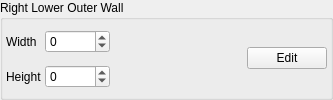
        <widget class="QGroupBox" name="groupBox_3">
         <property name="title">
          <string>Right Lower Outer Wall</string>
         </property>
         <layout class="QGridLayout" name="gridLayout_8">
          <property name="leftMargin">
           <number>3</number>
          </property>
          <property name="topMargin">
           <number>3</number>
          </property>
          <property name="rightMargin">
           <number>3</number>
          </property>
          <property name="bottomMargin">
           <number>3</number>
          </property>
          <property name="spacing">
           <number>3</number>
          </property>
          <item row="0" column="2" rowspan="2">
           <widget class="QLabel" name="lblRLOWallTex1">
            <property name="sizePolicy">
             <sizepolicy hsizetype="Fixed" vsizetype="Fixed">
              <horstretch>0</horstretch>
              <verstretch>0</verstretch>
             </sizepolicy>
            </property>
            <property name="minimumSize">
             <size>
              <width>64</width>
              <height>64</height>
             </size>
            </property>
            <property name="text">
             <string/>
            </property>
           </widget>
          </item>
          <item row="0" column="1">
           <widget class="QSpinBox" name="sbRLOWallHOffset">
            <property name="minimum">
             <number>-65535</number>
            </property>
            <property name="maximum">
             <number>65535</number>
            </property>
            <property name="singleStep">
             <number>100</number>
            </property>
           </widget>
          </item>
          <item row="1" column="1">
           <widget class="QSpinBox" name="sbRLOWallHeight">
            <property name="minimum">
             <number>-65535</number>
            </property>
            <property name="maximum">
             <number>65535</number>
            </property>
            <property name="singleStep">
             <number>100</number>
            </property>
           </widget>
          </item>
          <item row="0" column="3" rowspan="2">
           <widget class="QLabel" name="lblRLOWallTex2">
            <property name="sizePolicy">
             <sizepolicy hsizetype="Fixed" vsizetype="Fixed">
              <horstretch>0</horstretch>
              <verstretch>0</verstretch>
             </sizepolicy>
            </property>
            <property name="minimumSize">
             <size>
              <width>64</width>
              <height>64</height>
             </size>
            </property>
            <property name="text">
             <string/>
            </property>
           </widget>
          </item>
          <item row="1" column="0">
           <widget class="QLabel" name="label_39">
            <property name="text">
             <string>Height</string>
            </property>
           </widget>
          </item>
          <item row="0" column="0">
           <widget class="QLabel" name="label_9">
            <property name="text">
             <string>Width</string>
            </property>
           </widget>
          </item>
          <item row="0" column="4" rowspan="2">
           <widget class="QPushButton" name="pbEditRLOWall">
            <property name="text">
             <string>Edit</string>
            </property>
           </widget>
          </item>
         </layout>
        </widget>
